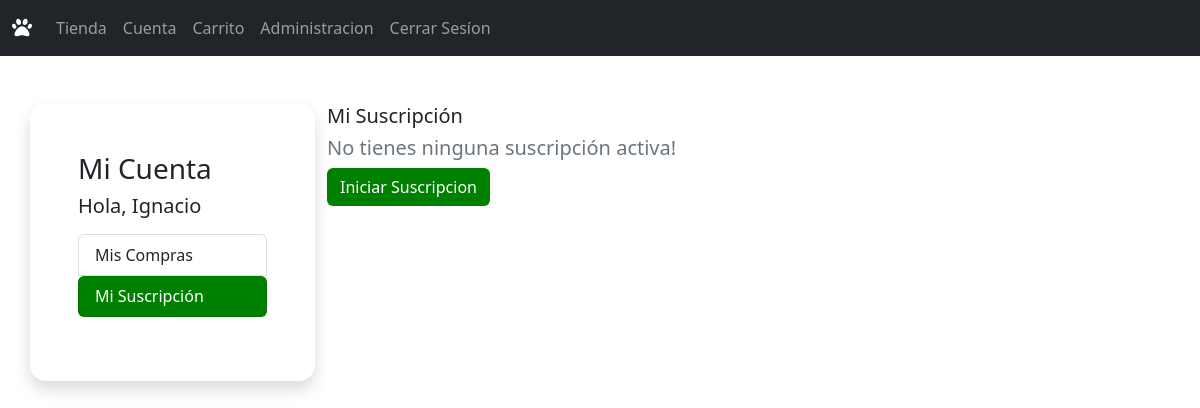
The app's page /miSuscripcion/ (signed in), older data.
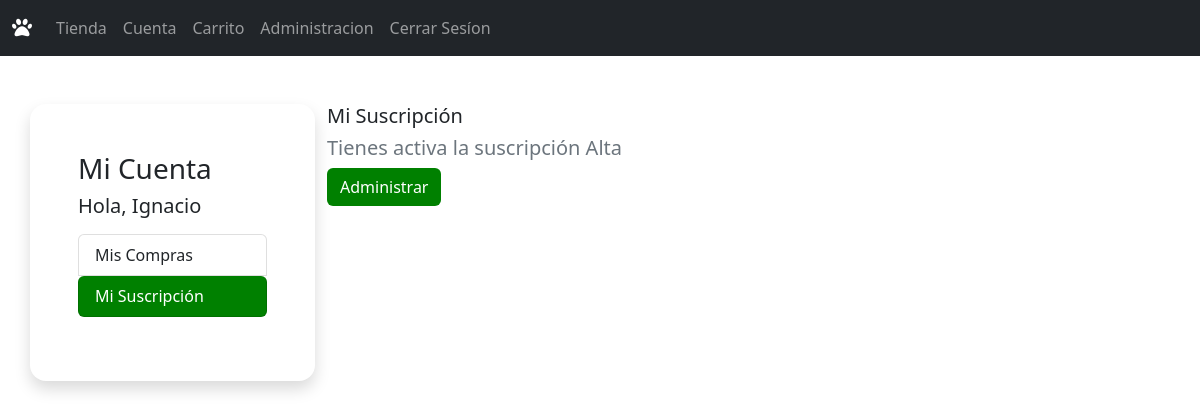
The same page, newer data.
### core/models.py (models this page shows, shortened)
class Suscripcion(models.Model):
    cliente = models.ForeignKey(Cliente, on_delete=models.CASCADE)
    suscripcion = models.ForeignKey(TipoSuscripcion, on_delete=models.CASCADE)

class TipoSuscripcion(models.Model):
    nombre = models.CharField(max_length=50)
    precio = models.IntegerField()

### core/views.py (the view)
# urls.py: path('miSuscripcion/', miSuscripcion, name="miSuscripcion"),
def miSuscripcion(request):
    basica = TipoSuscripcion.objects.get(id=1)
    intermedia = TipoSuscripcion.objects.get(id=2)
    alta = TipoSuscripcion.objects.get(id=3)
    cliente = Cliente.objects.filter(usuario=request.user.username)[:1]
    try:
        suscripcionCliente = Suscripcion.objects.get(cliente=cliente)
    except Suscripcion.DoesNotExist:
        suscripcionCliente = None
    data = {
        'basica': basica,
        'intermedia': intermedia,
        'alta' : alta,
        'suscripcionCliente' : suscripcionCliente
    }
    return render(request, 'core/miSuscripcion.html', data)

### core/templates/core/miSuscripcion.html (shortened to what this page needs)
{% extends 'core/base.html' %}
{% load static%}
{% block contenido %}
<div class="container py-5">
  <div class="row">
    <div class="col-sm-3 col-izq ">
      <div class="row perfil">
        <div class="col-sm-12 bg-white p-5 rounded-4 text-dark shadow">
          <h3>Mi Cuenta</h3>
          <h5>Hola, Ignacio</h5>
          <div class="list-group my-3">
            <a href="{% url 'cuenta' %}" class="list-group-item list-group-item-action" aria-current="true">
              Mis Compras
            </a>
            <a href="{% url 'suscripcionAdmin' %}" class="list-group-item list-group-item-action  btn btn-verde">Mi
              Suscripción</a>
          </div>
        </div>
      </div>
    </div>
    <div class="col-sm-9">
      {% if suscripcionCliente == none %}
        <h5 class="">Mi Suscripción</h5>
        <h5 class="text-muted">No tienes ninguna suscripción activa!</h5>
        <a href="{% url 'suscripcion' %}" class="btn btn-verde">Iniciar Suscripcion</a>
      {% else %}
        <h5 class="">Mi Suscripción</h5>
        <h5 class="text-muted">Tienes activa la suscripción {{suscripcionCliente.suscripcion.nombre}} </h5>
        <a href="{% url 'suscripcion' %}" class="btn btn-verde">Administrar</a>
      {% endif %}
    </div>
  </div>
  {% endblock %}

Row changes from the older to the newer data that the page shows:
added Suscripcion: suscripcion.nombre "Alta"
Text that changed along with them:
text no longer shown: "No tienes ninguna suscripción activa! Iniciar Suscripcion"
text now shown: "Tienes activa la suscripción Administrar"
